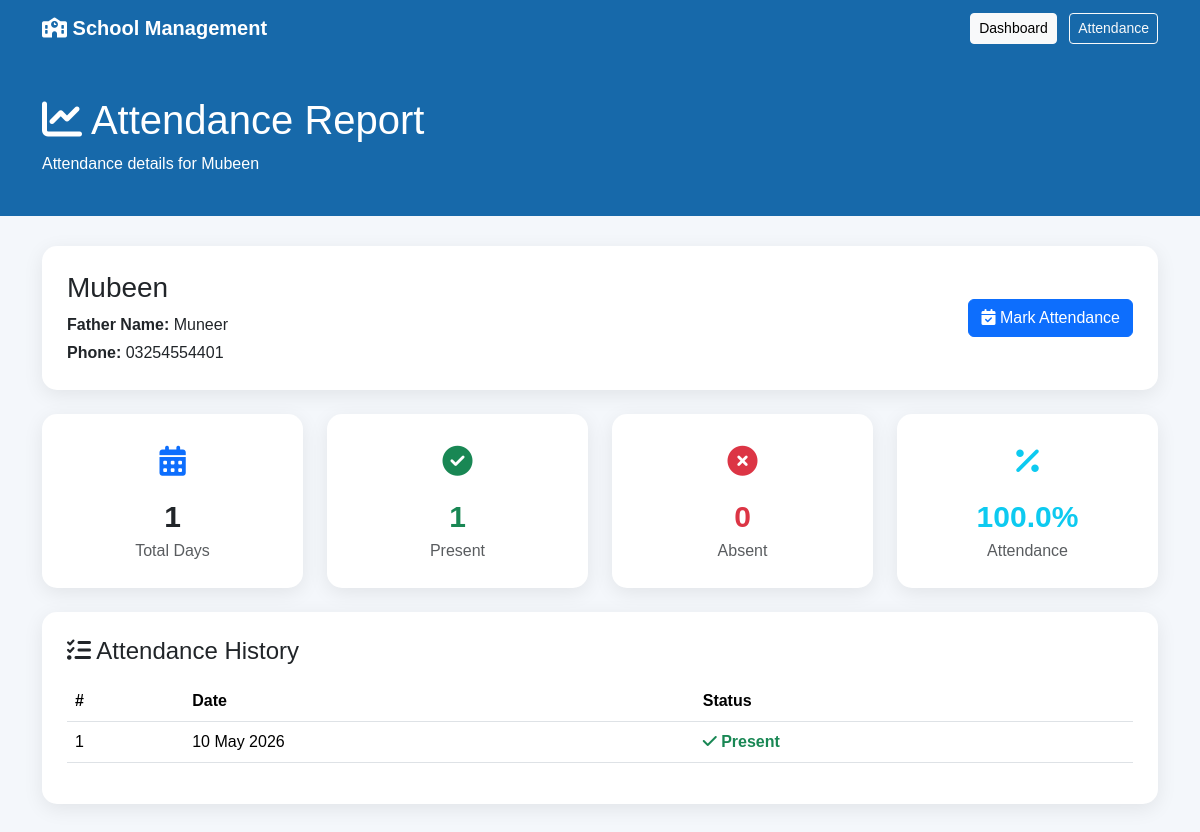
The app's page /attendance/report/1/ (signed in) with its own data.
### schoolapp/models.py (models this page shows, shortened)
class Student(models.Model):
    GENDER_CHOICES = [
        ('Male', 'Male'),
        ('Female', 'Female'),
    ]
    name = models.CharField(max_length=150)
    father_name = models.CharField(max_length=150)
    email = models.EmailField(blank=True)
    phone = models.CharField(max_length=20)
    date_of_birth = models.DateField()
    gender = models.CharField(
        max_length=10,
        choices=GENDER_CHOICES
    )
    school_class = models.ForeignKey(
        SchoolClass,
        on_delete=models.SET_NULL,
        null=True,
        blank=True,
        related_name='students'
    )
    address = models.TextField()
    photo = models.ImageField(
        upload_to='students/',
        blank=True,
        null=True
    )
    admission_date = models.DateField(
        auto_now_add=True
    )

class Attendance(models.Model):
    STATUS_CHOICES = [
        ('Present', 'Present'),
        ('Absent', 'Absent'),
    ]
    student = models.ForeignKey(
        Student,
        on_delete=models.CASCADE,
        related_name='attendance_records'
    )
    date = models.DateField()
    status = models.CharField(
        max_length=10,
        choices=STATUS_CHOICES,
        default='Present'
    )
    created_at = models.DateTimeField(auto_now_add=True)
    class Meta:
        ordering = ['-date']
        constraints = [
            models.UniqueConstraint(
                fields=['student', 'date'],
                name='unique_student_attendance_per_date'
            )
        ]

### schoolapp/views.py (the view)
# urls.py: path('attendance/report/<int:student_id>/', views.attendance_report, name='attendance_report'),
def attendance_report(request, student_id):
    if not request.user.is_authenticated:
        return redirect('login')
    if not request.user.is_superuser:
        return redirect('home')
    student = get_object_or_404(
        Student,
        id=student_id
    )
    attendance_records = Attendance.objects.filter(
        student=student
    ).order_by('-date')
    total_days = attendance_records.count()
    present_days = attendance_records.filter(
        status='Present'
    ).count()
    absent_days = attendance_records.filter(
        status='Absent'
    ).count()
    if total_days > 0:
        percentage = round(
            (present_days / total_days) * 100,
            2
        )
    else:
        percentage = 0
    return render(
        request,
        'schoolapp/attendance_report.html',
        {
            'student': student,
            'attendance_records': attendance_records,
            'total_days': total_days,
            'present_days': present_days,
            'absent_days': absent_days,
            'percentage': percentage,
        }
    )

### templates/schoolapp/attendance_report.html (shortened to what this page needs)
<!DOCTYPE html>
<html lang="en">
<head>
    <link
        href="https://cdn.jsdelivr.net/npm/bootstrap@5.3.3/dist/css/bootstrap.min.css"
        rel="stylesheet"
    >
    <link
        rel="stylesheet"
        href="https://cdnjs.cloudflare.com/ajax/libs/font-awesome/6.5.2/css/all.min.css"
    >
</head>
<body>
<nav class="navbar navbar-expand-lg">
    <div class="container">
        <a
            class="navbar-brand fw-bold"
            href="{% url 'home' %}"
        >
            <i class="fa-solid fa-school"></i>
            School Management
        </a>
        <div>
            <a
                href="{% url 'admin_dashboard' %}"
                class="btn btn-light btn-sm me-2"
            >
                Dashboard
            </a>
            <a
                href="{% url 'attendance_list' %}"
                class="btn btn-outline-light btn-sm"
            >
                Attendance
            </a>
        </div>
    </div>
</nav>
<div class="page-header">
    <div class="container">
        <h1>
            <i class="fa-solid fa-chart-line"></i>
            Attendance Report
        </h1>
        <p class="mb-0">
            Attendance details for {{ student.name }}
        </p>
    </div>
</div>
<div class="container mb-5">
    <div class="student-card mb-4">
        <div class="row align-items-center">
            <div class="col-md-8">
                <h3 class="mb-2">
                    {{ student.name }}
                </h3>
                <p class="mb-1">
                    <strong>Father Name:</strong>
                    {{ student.father_name }}
                </p>
                <p class="mb-0">
                    <strong>Phone:</strong>
                    {{ student.phone }}
                </p>
            </div>
            <div class="col-md-4 text-md-end mt-3 mt-md-0">
                <a
                    href="{% url 'mark_attendance' %}"
                    class="btn btn-primary"
                >
                    <i class="fa-solid fa-calendar-check"></i>
                    Mark Attendance
                </a>
            </div>
        </div>
    </div>
    <div class="row g-4 mb-4">
        <div class="col-md-3">
            <div class="stat-card">
                <div class="stat-icon text-primary">
                    <i class="fa-solid fa-calendar-days"></i>
                </div>
                <div class="stat-number">
                    {{ total_days }}
                </div>
                <div class="text-muted">
                    Total Days
                </div>
            </div>
        </div>
        <div class="col-md-3">
            <div class="stat-card">
                <div class="stat-icon text-success">
                    <i class="fa-solid fa-circle-check"></i>
                </div>
                <div class="stat-number text-success">
                    {{ present_days }}
                </div>
                <div class="text-muted">
                    Present
                </div>
            </div>
        </div>
        <div class="col-md-3">
            <div class="stat-card">
                <div class="stat-icon text-danger">
                    <i class="fa-solid fa-circle-xmark"></i>
                </div>
                <div class="stat-number text-danger">
                    {{ absent_days }}
                </div>
                <div class="text-muted">
                    Absent
                </div>
            </div>
        </div>
        <div class="col-md-3">
            <div class="stat-card">
                <div class="stat-icon text-info">
                    <i class="fa-solid fa-percent"></i>
                </div>
                <div class="stat-number text-info">
                    {{ percentage }}%
                </div>
                <div class="text-muted">
                    Attendance
                </div>
            </div>
        </div>
    </div>
    <div class="attendance-table">
        <div
            class="d-flex justify-content-between align-items-center mb-3"
        >
            <h4 class="mb-0">
                <i class="fa-solid fa-list-check"></i>
                Attendance History
            </h4>
        </div>
        {% if attendance_records %}
        <div class="table-responsive">
            <table class="table table-hover align-middle">
                <thead>
                    <tr>
                        <th>#</th>
                        <th>Date</th>
                        <th>Status</th>
                    </tr>
                </thead>
                <tbody>
                    {% for record in attendance_records %}
                    <tr>
                        <td>
                            {{ forloop.counter }}
                        </td>
                        <td>
                            {{ record.date|date:"d M Y" }}
                        </td>
                        <td>
                            {% if record.status == 'Present' %}
                                <span class="present">
                                    <i class="fa-solid fa-check"></i>
                                    Present
                                </span>
                            {% else %}
                                <span class="absent">
                                    <i class="fa-solid fa-xmark"></i>
                                    Absent
                                </span>
                            {% endif %}
                        </td>
                    </tr>
                    {% endfor %}
                </tbody>
            </table>
        </div>
        {% else %}
        <div class="alert alert-info mb-0">
            <i class="fa-solid fa-circle-info"></i>
            No attendance record found for this student.
        </div>
        {% endif %}
    </div>
</div>
</body>
</html>

### templates/schoolapp/attendance_report.html (style rules this page uses)
body { background: #f4f7fb; font-family: Arial, sans-serif; }
.navbar { background: #1769aa; }
.navbar-brand, .nav-link { color: white !important; }
.page-header { background: #1769aa; color: white; padding: 40px 20px; margin-bottom: 30px; }
.student-card { background: white; border-radius: 15px; padding: 25px; box-shadow: 0 5px 20px rgba(0,0,0,0.08); }
.stat-card { background: white; border-radius: 15px; padding: 25px; text-align: center; box-shadow: 0 5px 20px rgba(0,0,0,0.08); height: 100%; }
.stat-icon { font-size: 30px; margin-bottom: 10px; }
.stat-number { font-size: 30px; font-weight: bold; }
.attendance-table { background: white; border-radius: 15px; padding: 25px; box-shadow: 0 5px 20px rgba(0,0,0,0.08); }
.present { color: #198754; font-weight: bold; }

### records on screen
Student: name "Mubeen", father_name "Muneer", phone "03254554401"
Attendance: date "10 May 2026", status "Present" (drawn)

### other values on screen
{{ total_days }} "1"
{{ present_days }} "1"
{{ absent_days }} "0"
{{ percentage }} "100.0"
